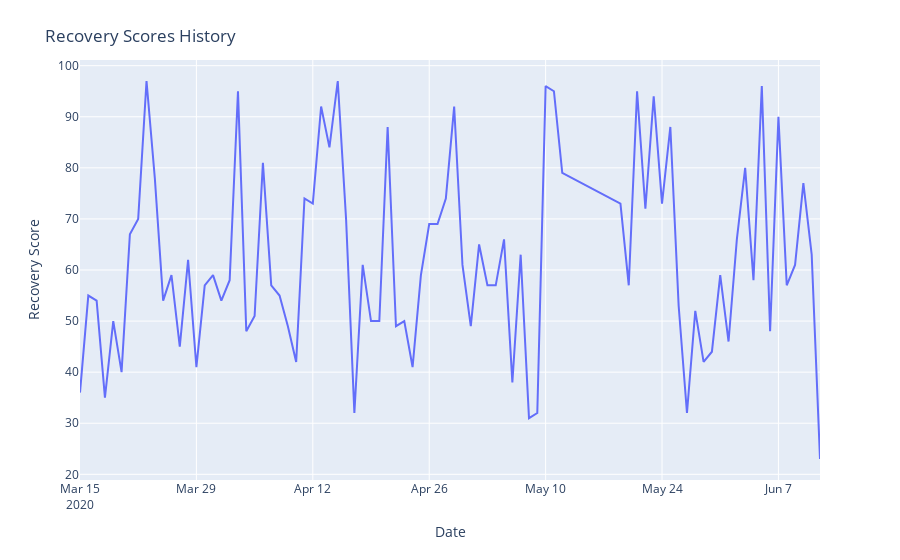

Write notebook code for a chart like this one.
### Code cell
import plotly.express as px
fig_two = px.line(recovery, x='date', y='value')
fig_two.update_layout(
    title={
        'text': 'Recovery Scores History',
        'yanchor': 'top'
    },
    xaxis_title='Date',
    yaxis_title='Recovery Score'
)
